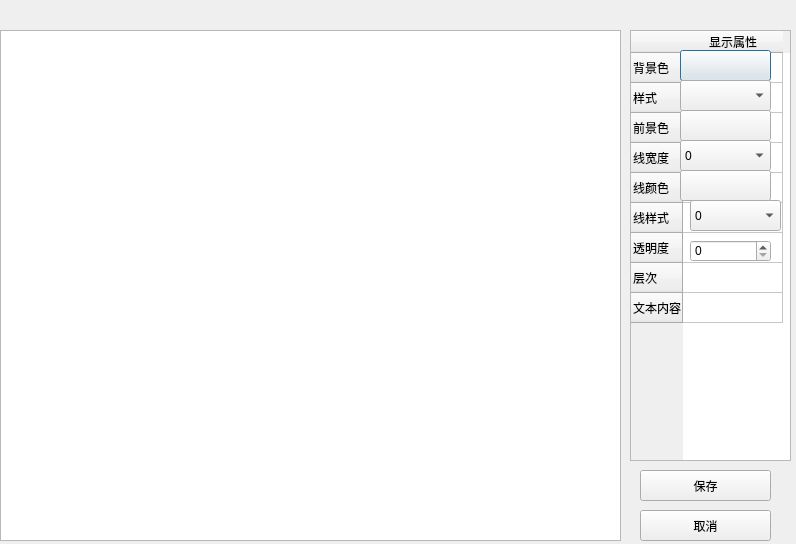
<?xml version="1.0" encoding="UTF-8"?>
<ui version="4.0">
 <class>SKDrawTool</class>
 <widget class="QDialog" name="SKDrawTool">
  <property name="geometry">
   <rect>
    <x>0</x>
    <y>0</y>
    <width>796</width>
    <height>544</height>
   </rect>
  </property>
  <property name="windowTitle">
   <string>图形修改</string>
  </property>
  <widget class="QGraphicsView" name="MainView">
   <property name="geometry">
    <rect>
     <x>0</x>
     <y>30</y>
     <width>621</width>
     <height>511</height>
    </rect>
   </property>
  </widget>
  <widget class="QTableWidget" name="m_table">
   <property name="geometry">
    <rect>
     <x>630</x>
     <y>30</y>
     <width>161</width>
     <height>431</height>
    </rect>
   </property>
   <row>
    <property name="text">
     <string>背景色</string>
    </property>
   </row>
   <row>
    <property name="text">
     <string>样式</string>
    </property>
   </row>
   <row>
    <property name="text">
     <string>前景色</string>
    </property>
   </row>
   <row>
    <property name="text">
     <string>线宽度</string>
    </property>
   </row>
   <row>
    <property name="text">
     <string>线颜色</string>
    </property>
   </row>
   <row>
    <property name="text">
     <string>线样式</string>
    </property>
   </row>
   <row>
    <property name="text">
     <string>透明度</string>
    </property>
   </row>
   <row>
    <property name="text">
     <string>层次</string>
    </property>
   </row>
   <row>
    <property name="text">
     <string>文本内容</string>
    </property>
   </row>
   <column>
    <property name="text">
     <string>显示属性</string>
    </property>
   </column>
  </widget>
  <widget class="QPushButton" name="BackColor">
   <property name="geometry">
    <rect>
     <x>680</x>
     <y>50</y>
     <width>91</width>
     <height>31</height>
    </rect>
   </property>
   <property name="text">
    <string/>
   </property>
  </widget>
  <widget class="QComboBox" name="m_pattern">
   <property name="geometry">
    <rect>
     <x>680</x>
     <y>80</y>
     <width>91</width>
     <height>31</height>
    </rect>
   </property>
  </widget>
  <widget class="QComboBox" name="m_linewidth">
   <property name="geometry">
    <rect>
     <x>680</x>
     <y>140</y>
     <width>91</width>
     <height>31</height>
    </rect>
   </property>
   <item>
    <property name="text">
     <string>0</string>
    </property>
   </item>
   <item>
    <property name="text">
     <string>1</string>
    </property>
   </item>
   <item>
    <property name="text">
     <string>2</string>
    </property>
   </item>
   <item>
    <property name="text">
     <string>3</string>
    </property>
   </item>
   <item>
    <property name="text">
     <string>4</string>
    </property>
   </item>
   <item>
    <property name="text">
     <string>5</string>
    </property>
   </item>
   <item>
    <property name="text">
     <string>6</string>
    </property>
   </item>
   <item>
    <property name="text">
     <string>7</string>
    </property>
   </item>
   <item>
    <property name="text">
     <string>8</string>
    </property>
   </item>
   <item>
    <property name="text">
     <string>9</string>
    </property>
   </item>
  </widget>
  <widget class="QComboBox" name="m_linestyle">
   <property name="geometry">
    <rect>
     <x>690</x>
     <y>200</y>
     <width>91</width>
     <height>31</height>
    </rect>
   </property>
   <item>
    <property name="text">
     <string>0</string>
    </property>
    <property name="icon">
     <iconset resource="../../resourse.qrc">
      <normaloff>:/linetype/images/LineType/L0.ico</normaloff>:/linetype/images/LineType/L0.ico</iconset>
    </property>
   </item>
   <item>
    <property name="text">
     <string>1</string>
    </property>
    <property name="icon">
     <iconset resource="../../resourse.qrc">
      <normaloff>:/linetype/images/LineType/L1.ico</normaloff>:/linetype/images/LineType/L1.ico</iconset>
    </property>
   </item>
   <item>
    <property name="text">
     <string>2</string>
    </property>
    <property name="icon">
     <iconset resource="../../resourse.qrc">
      <normaloff>:/linetype/images/LineType/L2.ico</normaloff>:/linetype/images/LineType/L2.ico</iconset>
    </property>
   </item>
   <item>
    <property name="text">
     <string>3</string>
    </property>
    <property name="icon">
     <iconset resource="../../resourse.qrc">
      <normaloff>:/linetype/images/LineType/L3.ico</normaloff>:/linetype/images/LineType/L3.ico</iconset>
    </property>
   </item>
   <item>
    <property name="text">
     <string>4</string>
    </property>
    <property name="icon">
     <iconset resource="../../resourse.qrc">
      <normaloff>:/linetype/images/LineType/L4.ico</normaloff>:/linetype/images/LineType/L4.ico</iconset>
    </property>
   </item>
   <item>
    <property name="text">
     <string>5</string>
    </property>
    <property name="icon">
     <iconset resource="../../resourse.qrc">
      <normaloff>:/linetype/images/LineType/L5.ico</normaloff>:/linetype/images/LineType/L5.ico</iconset>
    </property>
   </item>
   <item>
    <property name="text">
     <string>6</string>
    </property>
    <property name="icon">
     <iconset resource="../../resourse.qrc">
      <normaloff>:/linetype/images/LineType/L6.ico</normaloff>:/linetype/images/LineType/L6.ico</iconset>
    </property>
   </item>
  </widget>
  <widget class="QSpinBox" name="m_alpha">
   <property name="geometry">
    <rect>
     <x>690</x>
     <y>240</y>
     <width>81</width>
     <height>22</height>
    </rect>
   </property>
   <property name="maximum">
    <number>255</number>
   </property>
  </widget>
  <widget class="QPushButton" name="FrontColor">
   <property name="geometry">
    <rect>
     <x>680</x>
     <y>110</y>
     <width>91</width>
     <height>31</height>
    </rect>
   </property>
   <property name="text">
    <string/>
   </property>
  </widget>
  <widget class="QPushButton" name="LineColor">
   <property name="geometry">
    <rect>
     <x>680</x>
     <y>170</y>
     <width>91</width>
     <height>31</height>
    </rect>
   </property>
   <property name="text">
    <string/>
   </property>
  </widget>
  <widget class="QPushButton" name="m_SaveItemBtn">
   <property name="geometry">
    <rect>
     <x>640</x>
     <y>470</y>
     <width>131</width>
     <height>31</height>
    </rect>
   </property>
   <property name="text">
    <string>保存</string>
   </property>
  </widget>
  <widget class="QPushButton" name="m_Cancel">
   <property name="geometry">
    <rect>
     <x>640</x>
     <y>510</y>
     <width>131</width>
     <height>31</height>
    </rect>
   </property>
   <property name="text">
    <string>取消</string>
   </property>
  </widget>
  <action name="action_Group">
   <property name="icon">
    <iconset resource="../../resourse.qrc">
     <normaloff>:/standardtool/images/standardtool/group.ico</normaloff>:/standardtool/images/standardtool/group.ico</iconset>
   </property>
   <property name="text">
    <string>组合</string>
   </property>
   <property name="toolTip">
    <string>组合</string>
   </property>
  </action>
  <action name="action_Disgroup">
   <property name="icon">
    <iconset resource="../../resourse.qrc">
     <normaloff>:/standardtool/images/standardtool/ungroup.ico</normaloff>:/standardtool/images/standardtool/ungroup.ico</iconset>
   </property>
   <property name="text">
    <string>拆分</string>
   </property>
   <property name="toolTip">
    <string>拆分</string>
   </property>
  </action>
  <action name="action_LeftAlign">
   <property name="icon">
    <iconset resource="../../resourse.qrc">
     <normaloff>:/standardtool/images/standardtool/leftalign.ico</normaloff>:/standardtool/images/standardtool/leftalign.ico</iconset>
   </property>
   <property name="text">
    <string>左对齐</string>
   </property>
   <property name="toolTip">
    <string>左对齐</string>
   </property>
  </action>
  <action name="action_RightAlign">
   <property name="icon">
    <iconset resource="../../resourse.qrc">
     <normaloff>:/standardtool/images/standardtool/rightalign.ico</normaloff>:/standardtool/images/standardtool/rightalign.ico</iconset>
   </property>
   <property name="text">
    <string>右对齐</string>
   </property>
   <property name="toolTip">
    <string>右对齐</string>
   </property>
  </action>
  <action name="action_VCenter">
   <property name="icon">
    <iconset resource="../../resourse.qrc">
     <normaloff>:/standardtool/images/standardtool/vercenalign.ico</normaloff>:/standardtool/images/standardtool/vercenalign.ico</iconset>
   </property>
   <property name="text">
    <string>垂直居中</string>
   </property>
   <property name="toolTip">
    <string>垂直居中</string>
   </property>
  </action>
  <action name="action_TopAlign">
   <property name="icon">
    <iconset resource="../../resourse.qrc">
     <normaloff>:/standardtool/images/standardtool/topalign.ico</normaloff>:/standardtool/images/standardtool/topalign.ico</iconset>
   </property>
   <property name="text">
    <string>上对齐</string>
   </property>
   <property name="toolTip">
    <string>上对齐</string>
   </property>
  </action>
  <action name="action_ButtomAlign">
   <property name="icon">
    <iconset resource="../../resourse.qrc">
     <normaloff>:/standardtool/images/standardtool/bottomalign.ico</normaloff>:/standardtool/images/standardtool/bottomalign.ico</iconset>
   </property>
   <property name="text">
    <string>下对齐</string>
   </property>
   <property name="toolTip">
    <string>下对齐</string>
   </property>
  </action>
  <action name="action_HCenter">
   <property name="icon">
    <iconset resource="../../resourse.qrc">
     <normaloff>:/standardtool/images/standardtool/horcenalign.ico</normaloff>:/standardtool/images/standardtool/horcenalign.ico</iconset>
   </property>
   <property name="text">
    <string>水平居中</string>
   </property>
   <property name="toolTip">
    <string>水平居中</string>
   </property>
  </action>
  <action name="action_SameWidth">
   <property name="icon">
    <iconset resource="../../resourse.qrc">
     <normaloff>:/standardtool/images/standardtool/makesamewidth.ico</normaloff>:/standardtool/images/standardtool/makesamewidth.ico</iconset>
   </property>
   <property name="text">
    <string>等宽度</string>
   </property>
   <property name="toolTip">
    <string>等宽度</string>
   </property>
  </action>
  <action name="action_SameHeight">
   <property name="icon">
    <iconset resource="../../resourse.qrc">
     <normaloff>:/standardtool/images/standardtool/makesameheight.ico</normaloff>:/standardtool/images/standardtool/makesameheight.ico</iconset>
   </property>
   <property name="text">
    <string>等高度</string>
   </property>
   <property name="toolTip">
    <string>等高度</string>
   </property>
  </action>
  <action name="action_SameWidthHeight">
   <property name="icon">
    <iconset resource="../../resourse.qrc">
     <normaloff>:/standardtool/images/standardtool/makesamewihi.ico</normaloff>:/standardtool/images/standardtool/makesamewihi.ico</iconset>
   </property>
   <property name="text">
    <string>等宽等高</string>
   </property>
   <property name="toolTip">
    <string>等宽等高</string>
   </property>
  </action>
  <action name="action_VMirror">
   <property name="icon">
    <iconset resource="../../resourse.qrc">
     <normaloff>:/standardtool/images/standardtool/vermirror.ico</normaloff>:/standardtool/images/standardtool/vermirror.ico</iconset>
   </property>
   <property name="text">
    <string>垂直镜像</string>
   </property>
   <property name="toolTip">
    <string>垂直镜像</string>
   </property>
  </action>
  <action name="action_HMirror">
   <property name="icon">
    <iconset resource="../../resourse.qrc">
     <normaloff>:/standardtool/images/standardtool/hormirror.ico</normaloff>:/standardtool/images/standardtool/hormirror.ico</iconset>
   </property>
   <property name="text">
    <string>水平镜像</string>
   </property>
   <property name="toolTip">
    <string>水平镜像</string>
   </property>
  </action>
  <action name="action_DrawLine">
   <property name="icon">
    <iconset resource="../../resourse.qrc">
     <normaloff>:/drawtool/images/drawtool/line.ico</normaloff>:/drawtool/images/drawtool/line.ico</iconset>
   </property>
   <property name="text">
    <string>直线</string>
   </property>
   <property name="toolTip">
    <string>绘制直线</string>
   </property>
  </action>
  <action name="action_DrawFoldLine">
   <property name="icon">
    <iconset resource="../../resourse.qrc">
     <normaloff>:/drawtool/images/drawtool/foldline.ico</normaloff>:/drawtool/images/drawtool/foldline.ico</iconset>
   </property>
   <property name="text">
    <string>折线</string>
   </property>
   <property name="toolTip">
    <string>绘制折线</string>
   </property>
  </action>
  <action name="action_DrawCircleLine">
   <property name="icon">
    <iconset resource="../../resourse.qrc">
     <normaloff>:/drawtool/images/drawtool/quxing.ico</normaloff>:/drawtool/images/drawtool/quxing.ico</iconset>
   </property>
   <property name="text">
    <string>曲线/圆弧</string>
   </property>
   <property name="toolTip">
    <string>绘制曲线/圆弧</string>
   </property>
  </action>
  <action name="action_DrawFreeLine">
   <property name="icon">
    <iconset resource="../../resourse.qrc">
     <normaloff>:/drawtool/images/drawtool/freeline.ico</normaloff>:/drawtool/images/drawtool/freeline.ico</iconset>
   </property>
   <property name="text">
    <string>自由直线</string>
   </property>
   <property name="toolTip">
    <string>绘制自由直线</string>
   </property>
  </action>
  <action name="action_DrawRect">
   <property name="icon">
    <iconset resource="../../resourse.qrc">
     <normaloff>:/standardtool/images/standardtool/rect.ico</normaloff>:/standardtool/images/standardtool/rect.ico</iconset>
   </property>
   <property name="text">
    <string>矩形</string>
   </property>
   <property name="toolTip">
    <string>绘制矩形</string>
   </property>
  </action>
  <action name="action_DrawRoundRect">
   <property name="icon">
    <iconset resource="../../resourse.qrc">
     <normaloff>:/drawtool/images/drawtool/roundrect.ico</normaloff>:/drawtool/images/drawtool/roundrect.ico</iconset>
   </property>
   <property name="text">
    <string>圆角矩形</string>
   </property>
   <property name="toolTip">
    <string>绘制圆角矩形</string>
   </property>
  </action>
  <action name="action_Circle">
   <property name="icon">
    <iconset resource="../../resourse.qrc">
     <normaloff>:/drawtool/images/drawtool/ellpse.ico</normaloff>:/drawtool/images/drawtool/ellpse.ico</iconset>
   </property>
   <property name="text">
    <string>椭圆/圆</string>
   </property>
   <property name="toolTip">
    <string>绘制椭圆/圆</string>
   </property>
  </action>
  <action name="action_PoloyRect">
   <property name="icon">
    <iconset resource="../../resourse.qrc">
     <normaloff>:/standardtool/images/standardtool/polygon.ico</normaloff>:/standardtool/images/standardtool/polygon.ico</iconset>
   </property>
   <property name="text">
    <string>多边形</string>
   </property>
   <property name="toolTip">
    <string>绘制多边形</string>
   </property>
  </action>
  <action name="action_Arc">
   <property name="icon">
    <iconset resource="../../resourse.qrc">
     <normaloff>:/drawtool/images/drawtool/Arcitem.ico</normaloff>:/drawtool/images/drawtool/Arcitem.ico</iconset>
   </property>
   <property name="text">
    <string>扇形</string>
   </property>
   <property name="toolTip">
    <string>绘制扇形</string>
   </property>
  </action>
  <action name="action_DeleteItem">
   <property name="icon">
    <iconset resource="../../resourse.qrc">
     <normaloff>:/standardtool/images/standardtool/delete.ico</normaloff>:/standardtool/images/standardtool/delete.ico</iconset>
   </property>
   <property name="text">
    <string>删除</string>
   </property>
   <property name="toolTip">
    <string>删除图形</string>
   </property>
   <property name="shortcut">
    <string>Del</string>
   </property>
  </action>
  <action name="action_DrawText">
   <property name="icon">
    <iconset resource="../../resourse.qrc">
     <normaloff>:/drawtool/images/drawtool/text.ico</normaloff>:/drawtool/images/drawtool/text.ico</iconset>
   </property>
   <property name="text">
    <string>文本</string>
   </property>
   <property name="toolTip">
    <string>文本</string>
   </property>
  </action>
  <action name="action_movetoplest">
   <property name="icon">
    <iconset resource="../../resourse.qrc">
     <normaloff>:/standardtool/images/standardtool/bringtotop.ico</normaloff>:/standardtool/images/standardtool/bringtotop.ico</iconset>
   </property>
   <property name="text">
    <string>移到最上层</string>
   </property>
   <property name="toolTip">
    <string>移到最上层</string>
   </property>
  </action>
  <action name="action_movedownlest">
   <property name="icon">
    <iconset resource="../../resourse.qrc">
     <normaloff>:/standardtool/images/standardtool/sendtobottom.ico</normaloff>:/standardtool/images/standardtool/sendtobottom.ico</iconset>
   </property>
   <property name="text">
    <string>移到最下层</string>
   </property>
   <property name="toolTip">
    <string>移到最下层</string>
   </property>
  </action>
  <action name="action_movefore">
   <property name="icon">
    <iconset resource="../../resourse.qrc">
     <normaloff>:/standardtool/images/standardtool/bringforward.ico</normaloff>:/standardtool/images/standardtool/bringforward.ico</iconset>
   </property>
   <property name="text">
    <string>上移一层</string>
   </property>
   <property name="toolTip">
    <string>上移一层</string>
   </property>
  </action>
  <action name="action_moveback">
   <property name="icon">
    <iconset resource="../../resourse.qrc">
     <normaloff>:/standardtool/images/standardtool/bringbackward.ico</normaloff>:/standardtool/images/standardtool/bringbackward.ico</iconset>
   </property>
   <property name="text">
    <string>下移一层</string>
   </property>
   <property name="toolTip">
    <string>下移一层</string>
   </property>
  </action>
 </widget>
 <resources>
  <include location="../../resourse.qrc"/>
 </resources>
 <connections/>
</ui>
